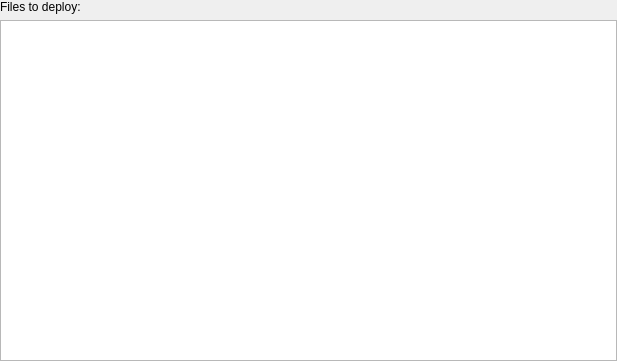
<?xml version="1.0" encoding="UTF-8"?>
<ui version="4.0">
 <class>ProjectExplorer::DeploymentDataView</class>
 <widget class="QWidget" name="ProjectExplorer::DeploymentDataView">
  <property name="geometry">
   <rect>
    <x>0</x>
    <y>0</y>
    <width>617</width>
    <height>361</height>
   </rect>
  </property>
  <property name="windowTitle">
   <string/>
  </property>
  <layout class="QVBoxLayout" name="verticalLayout">
   <property name="leftMargin">
    <number>0</number>
   </property>
   <property name="topMargin">
    <number>0</number>
   </property>
   <property name="rightMargin">
    <number>0</number>
   </property>
   <property name="bottomMargin">
    <number>0</number>
   </property>
   <item>
    <widget class="QLabel" name="label">
     <property name="text">
      <string>Files to deploy:</string>
     </property>
    </widget>
   </item>
   <item>
    <widget class="QTreeView" name="deploymentDataView">
     <property name="minimumSize">
      <size>
       <width>100</width>
       <height>100</height>
      </size>
     </property>
    </widget>
   </item>
  </layout>
 </widget>
 <resources/>
 <connections/>
</ui>
